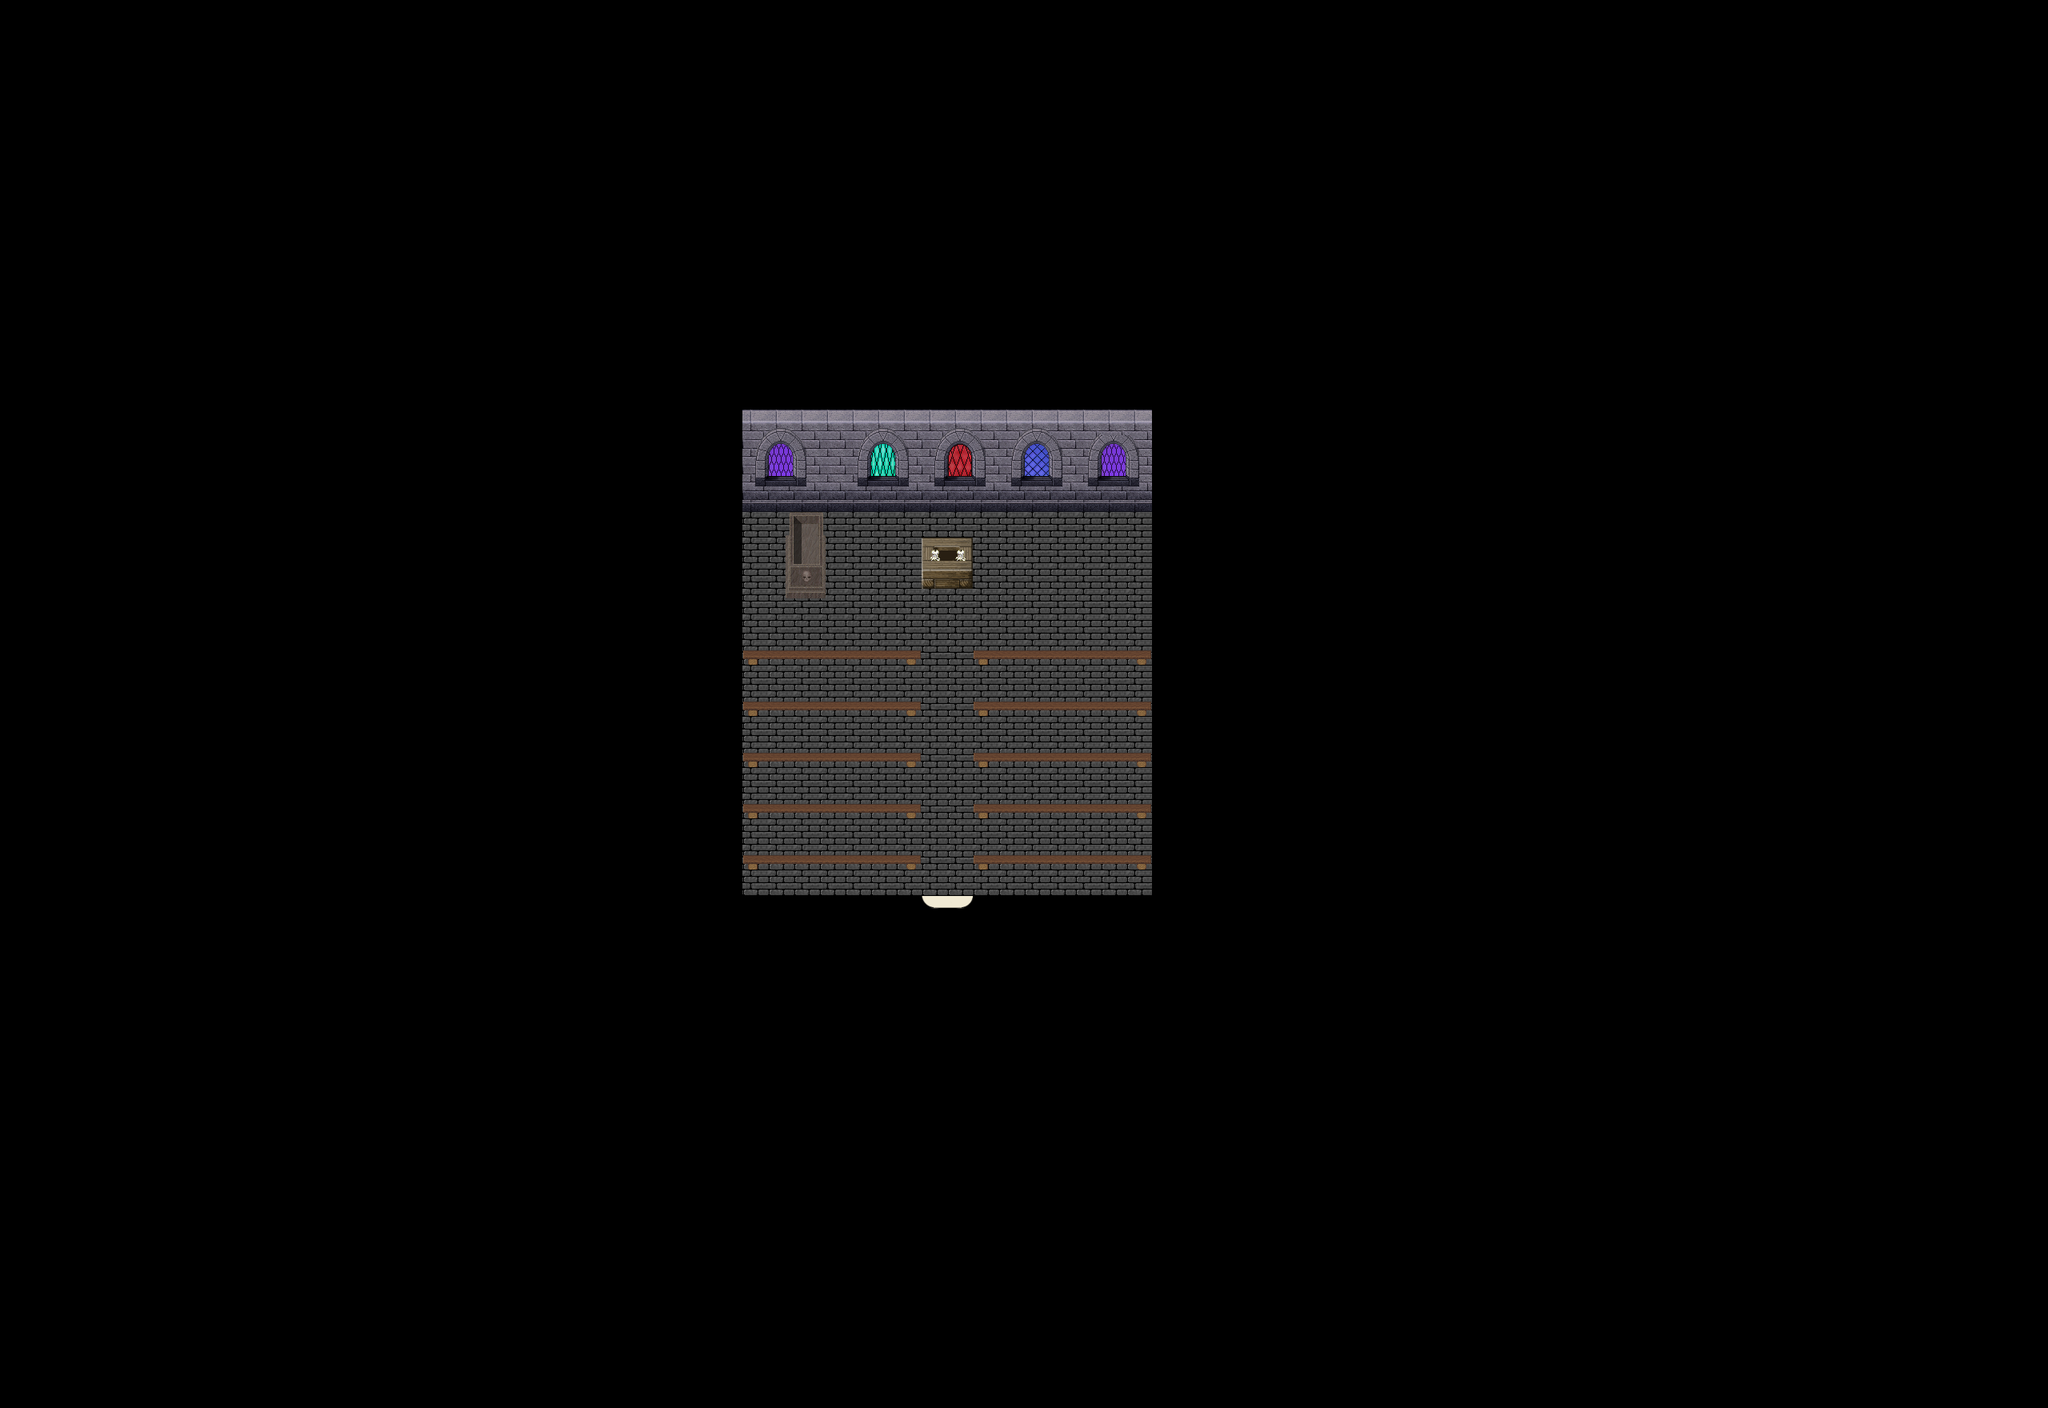

A 2D game scene composited from a Tiled map and its tileset images. What follows is a short description and the map's XML, with each tile layer's data collapsed to a summary:
An orthogonal 80x55 tile map with 32x32 px tiles, 7 tile layers (Ground, Ground, Ground, Ground, ...), 1 hidden layer not drawn, 11 tilesets and 2 objects (SCRIPT, WARP).

<map version="1.0" orientation="orthogonal" width="80" height="55" tilewidth="32" tileheight="32">
 <properties>
  <property name="music" value="inside2.ogg" />
 </properties>
 <tileset firstgid="1" name="collision1_32_32" tilewidth="32" tileheight="32">
  <image source="../graphics/tiles/collision1_32_32.png" width="1024" height="1024" />
 </tileset>
 <tileset firstgid="1025" name="indoor3_32_32" tilewidth="32" tileheight="32">
  <image source="../graphics/tiles/indoor3_32_32.png" width="1024" height="1024" />
 </tileset>
 <tileset firstgid="2049" name="indoor2_32_32" tilewidth="32" tileheight="32">
  <image source="../graphics/tiles/indoor2_32_32.png" width="1024" height="1024" />
 </tileset>
 <tileset firstgid="3073" name="indoor1_32_64" tilewidth="32" tileheight="64">
  <image source="../graphics/tiles/indoor1_32_64.png" width="1024" height="1024" />
 </tileset>
 <tileset firstgid="3585" name="indoor1_32_96" tilewidth="32" tileheight="96">
  <image source="../graphics/tiles/indoor1_32_96.png" width="1024" height="960" />
 </tileset>
 <tileset firstgid="3905" name="indoor2_32_64" tilewidth="32" tileheight="64">
  <image source="../graphics/tiles/indoor2_32_64.png" width="1024" height="1024" />
 </tileset>
 <tileset firstgid="4417" name="indoor2_32_96" tilewidth="32" tileheight="96">
  <image source="../graphics/tiles/indoor2_32_96.png" width="1024" height="960" />
 </tileset>
 <tileset firstgid="4737" name="crypt1_32_32" tilewidth="32" tileheight="32">
  <image source="../graphics/tiles/crypt1_32_32.png" width="1024" height="1024" />
 </tileset>
 <tileset firstgid="5761" name="crypt1_32_96" tilewidth="32" tileheight="96">
  <image source="../graphics/tiles/crypt1_32_96.png" width="1024" height="960" />
 </tileset>
 <tileset firstgid="6081" name="wood1_32_32" tilewidth="32" tileheight="32">
  <image source="../graphics/tiles/wood1_32_32.png" width="1024" height="1024" />
 </tileset>
 <tileset firstgid="7105" name="town1_32_32" tilewidth="32" tileheight="32">
  <image source="../graphics/tiles/town1_32_32.png" width="1024" height="1024" />
 </tileset>
 <layer name="Ground" width="80" height="55">
  <data>[4400 cells, 4400 non-empty, 4 distinct tile ids]</data>
 </layer>
 <layer name="Ground" width="80" height="55">
  <data>[4400 cells, 64 non-empty, 4 distinct tile ids]</data>
 </layer>
 <layer name="Ground" width="80" height="55">
  <data>[4400 cells, 126 non-empty, 37 distinct tile ids]</data>
 </layer>
 <layer name="Ground" width="80" height="55">
  <data>[4400 cells, 2 non-empty, 1 distinct tile ids]</data>
 </layer>
 <layer name="Fringe" width="80" height="55">
  <data>[4400 cells, 0 non-empty, 0 distinct tile ids]</data>
 </layer>
 <layer name="Over" width="80" height="55">
  <data>[4400 cells, 0 non-empty, 0 distinct tile ids]</data>
 </layer>
 <layer name="Over" width="80" height="55">
  <data>[4400 cells, 0 non-empty, 0 distinct tile ids]</data>
 </layer>
 <layer name="Collision" width="80" height="55" visible="0">
  <data>[4400 cells, 4165 non-empty, 1 distinct tile ids]</data>
 </layer>
 <objectgroup name="Object" width="80" height="55">
  <object name="External Map Events" type="SCRIPT" x="0" y="0">
   <properties>
    <property name="FILENAME" value="scripts/maps/iw-castle-cedric-church-o00-o00-o00.lua" />
   </properties>
  </object>
  <object name="Warp to city" type="WARP" x="1153" y="1120" width="64" height="33">
   <properties>
    <property name="DEST_MAP" value="ow-n0004-p0005-o0000" />
    <property name="DEST_X" value="4736" />
    <property name="DEST_Y" value="2976" />
   </properties>
  </object>
 </objectgroup>
</map>
